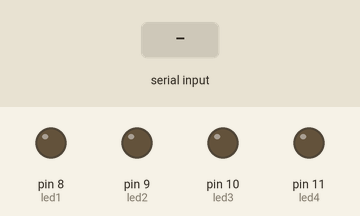
Simulated run of this sketch. Board: Arduino Uno, built with avr-gcc and run on an emulated ATmega328P. Shown: output pins drawn as LEDs (lit = HIGH). The test bench sets the inputs (shaded band).

Above: at 1.2 s.
1.3 s: "1" received over Serial
At 2.7 s:
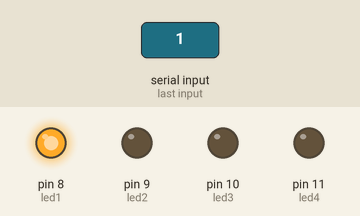
3.0 s: "3" received over Serial
At 4.2 s:
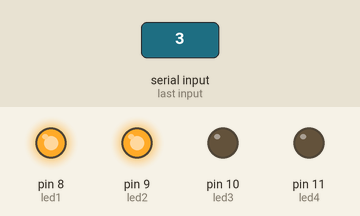
4.7 s: "2" received over Serial
At 5.5 s:
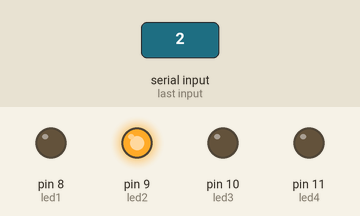
6.3 s: "5" received over Serial
At 6.7 s:
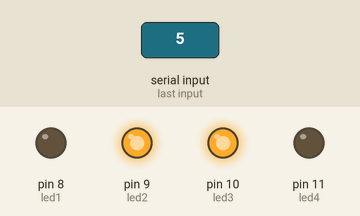
7.9 s: "4" received over Serial
At 9.1 s:
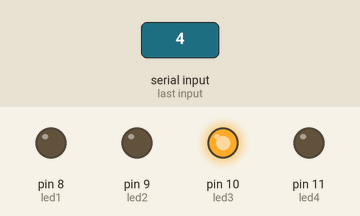
9.5 s: "7" received over Serial
At 10.4 s:
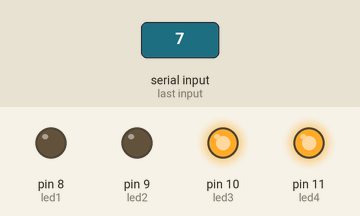
Timing chart, 0 to 12.1 s (numbered marks = the images above; inputs shaded):
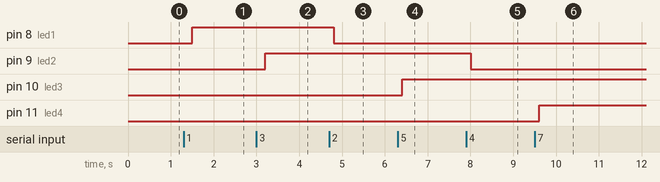

Measured:
- after the input at 1.3 s, pin 8 (led1): LOW → HIGH after 0.20 s
- after the input at 3.0 s, pin 9 (led2): LOW → HIGH after 0.20 s
- after the input at 4.7 s, pin 8 (led1): HIGH → LOW after 0.10 s
- after the input at 6.3 s, pin 10 (led3): LOW → HIGH after 0.10 s
- after the input at 7.9 s, pin 9 (led2): HIGH → LOW after 0.10 s
- after the input at 9.5 s, pin 11 (led4): LOW → HIGH after 0.10 s

The sketch:

Bluetooth_Modulu_With_LED.ino
```cpp
int led1 = 8;
int led2 = 9;
int led3 = 10;
int led4 = 11;
int data;


void setup() {
  pinMode(led1, OUTPUT);
  pinMode(led2, OUTPUT);
  pinMode(led3, OUTPUT);
  pinMode(led4, OUTPUT);
  Serial.begin(9600);


}

void loop() {
  if (Serial.available() > 0) {
    data = Serial.read();

  }
  delay(100);
  if (data == '1') {
    digitalWrite(led1, HIGH);

  }
  else if (data == '2') {
    digitalWrite(led1, LOW);

  }
  else if (data == '3') {
    digitalWrite(led2, HIGH);

  }
  else if (data == '4') {
    digitalWrite(led2, LOW);

  }
  else if (data == '5') {
    digitalWrite(led3, HIGH);

  }
  else if (data == '6') {
    digitalWrite(led3, LOW);

  }
  else if (data == '7') {
    digitalWrite(led4, HIGH);

  }

  else if (data == '8') {
    digitalWrite(led4, LOW);

  }


}
```
